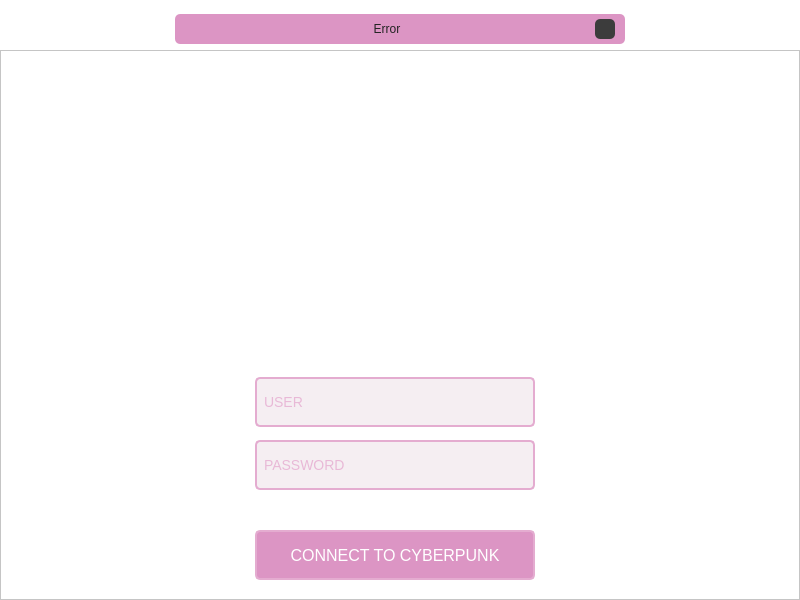
<?xml version="1.0" encoding="UTF-8"?>
<ui version="4.0">
 <class>MainWindow</class>
 <widget class="QMainWindow" name="MainWindow">
  <property name="geometry">
   <rect>
    <x>0</x>
    <y>0</y>
    <width>800</width>
    <height>600</height>
   </rect>
  </property>
  <property name="windowTitle">
   <string>MainWindow</string>
  </property>
  <widget class="QWidget" name="centralwidget">
   <property name="styleSheet">
    <string notr="true">background-color: rgb(255, 255, 255)</string>
   </property>
   <layout class="QVBoxLayout" name="verticalLayout">
    <property name="leftMargin">
     <number>0</number>
    </property>
    <property name="rightMargin">
     <number>0</number>
    </property>
    <property name="bottomMargin">
     <number>0</number>
    </property>
    <item>
     <widget class="QFrame" name="top_bar">
      <property name="maximumSize">
       <size>
        <width>16777215</width>
        <height>35</height>
       </size>
      </property>
      <property name="styleSheet">
       <string notr="true"/>
      </property>
      <property name="frameShape">
       <enum>QFrame::NoFrame</enum>
      </property>
      <property name="frameShadow">
       <enum>QFrame::Raised</enum>
      </property>
      <layout class="QHBoxLayout" name="horizontalLayout_2">
       <property name="spacing">
        <number>0</number>
       </property>
       <property name="leftMargin">
        <number>0</number>
       </property>
       <property name="topMargin">
        <number>5</number>
       </property>
       <property name="rightMargin">
        <number>0</number>
       </property>
       <property name="bottomMargin">
        <number>0</number>
       </property>
       <item>
        <widget class="QFrame" name="frame_error">
         <property name="maximumSize">
          <size>
           <width>450</width>
           <height>16777215</height>
          </size>
         </property>
         <property name="styleSheet">
          <string notr="true">background-color: #dc95c4;
border-radius: 5px;</string>
         </property>
         <property name="frameShape">
          <enum>QFrame::StyledPanel</enum>
         </property>
         <property name="frameShadow">
          <enum>QFrame::Raised</enum>
         </property>
         <layout class="QHBoxLayout" name="horizontalLayout_3">
          <property name="leftMargin">
           <number>10</number>
          </property>
          <property name="topMargin">
           <number>3</number>
          </property>
          <property name="rightMargin">
           <number>10</number>
          </property>
          <property name="bottomMargin">
           <number>3</number>
          </property>
          <item>
           <widget class="QLabel" name="label_error">
            <property name="styleSheet">
             <string notr="true">color: rgb(35, 35, 35);</string>
            </property>
            <property name="text">
             <string>Error</string>
            </property>
            <property name="alignment">
             <set>Qt::AlignCenter</set>
            </property>
           </widget>
          </item>
          <item>
           <widget class="QPushButton" name="pushButton_close_pupup">
            <property name="maximumSize">
             <size>
              <width>20</width>
              <height>20</height>
             </size>
            </property>
            <property name="styleSheet">
             <string notr="true">QPushButton {
	border-radius: 5px;	
	background-image: url(:/Salir/images/cil-x.png);
	background-position: center;	
	background-color: rgb(60, 60, 60);
}
QPushButton:hover {
	background-color: rgb(50, 50, 50);	
	color: rgb(200, 200, 200);
}
QPushButton:pressed {
	background-color: rgb(35, 35, 35);	
	color: rgb(200, 200, 200);
}</string>
            </property>
            <property name="text">
             <string/>
            </property>
           </widget>
          </item>
         </layout>
        </widget>
       </item>
      </layout>
     </widget>
    </item>
    <item>
     <widget class="QFrame" name="content">
      <property name="styleSheet">
       <string notr="true">background-image: url(:/Fondo/images/fondo.jpg);
background-repeat: no-repeat;
background-position: center;
</string>
      </property>
      <property name="frameShape">
       <enum>QFrame::StyledPanel</enum>
      </property>
      <property name="frameShadow">
       <enum>QFrame::Raised</enum>
      </property>
      <widget class="QFrame" name="login_area">
       <property name="geometry">
        <rect>
         <x>170</x>
         <y>0</y>
         <width>441</width>
         <height>541</height>
        </rect>
       </property>
       <property name="maximumSize">
        <size>
         <width>450</width>
         <height>550</height>
        </size>
       </property>
       <property name="styleSheet">
        <string notr="true">background: transparent;
border-radius: 10px;</string>
       </property>
       <property name="frameShape">
        <enum>QFrame::NoFrame</enum>
       </property>
       <property name="frameShadow">
        <enum>QFrame::Raised</enum>
       </property>
       <widget class="QFrame" name="logo">
        <property name="geometry">
         <rect>
          <x>40</x>
          <y>0</y>
          <width>361</width>
          <height>311</height>
         </rect>
        </property>
        <property name="styleSheet">
         <string notr="true">background-image: url(:/Logo/images/logo.png);
background-repeat: no-repeat;
background-position: center;</string>
        </property>
        <property name="frameShape">
         <enum>QFrame::StyledPanel</enum>
        </property>
        <property name="frameShadow">
         <enum>QFrame::Raised</enum>
        </property>
       </widget>
       <widget class="QLineEdit" name="lineEdit_user">
        <property name="geometry">
         <rect>
          <x>85</x>
          <y>327</y>
          <width>280</width>
          <height>50</height>
         </rect>
        </property>
        <property name="font">
         <font>
          <family>Arial,sans-serif</family>
          <pointsize>-1</pointsize>
         </font>
        </property>
        <property name="styleSheet">
         <string notr="true">QLineEdit {
    border: 2px solid #e4acd0; /* Borde */
    border-radius: 5px;
    padding: 5px;
    background-color: #f5eef2; /* Fondo */
    color: #dc84bc; /* Color del texto */
    font-family: Arial, sans-serif;
    font-size: 14px;
}
QLineEdit:hover {
	border: 2px solid rgb(255, 255, 255);
}
QLineEdit:focus {
    border: 2px solid #dc84bc; /* Borde al enfocar */
}</string>
        </property>
        <property name="maxLength">
         <number>32</number>
        </property>
        <property name="placeholderText">
         <string>USER</string>
        </property>
       </widget>
       <widget class="QLineEdit" name="lineEdit_password">
        <property name="geometry">
         <rect>
          <x>85</x>
          <y>390</y>
          <width>280</width>
          <height>50</height>
         </rect>
        </property>
        <property name="font">
         <font>
          <family>Arial,sans-serif</family>
          <pointsize>-1</pointsize>
         </font>
        </property>
        <property name="styleSheet">
         <string notr="true">QLineEdit {
    border: 2px solid #e4acd0; /* Borde */
    border-radius: 5px;
    padding: 5px;
    background-color: #f5eef2; /* Fondo */
    color: #dc84bc; /* Color del texto */
    font-family: Arial, sans-serif;
    font-size: 14px;
}
QLineEdit:hover {
	border: 2px solid rgb(255, 255, 255);
}
QLineEdit:focus {
    border: 2px solid #dc84bc; /* Borde al enfocar */
}</string>
        </property>
        <property name="maxLength">
         <number>16</number>
        </property>
        <property name="echoMode">
         <enum>QLineEdit::Password</enum>
        </property>
        <property name="placeholderText">
         <string>PASSWORD</string>
        </property>
       </widget>
       <widget class="QPushButton" name="pushButton_login">
        <property name="geometry">
         <rect>
          <x>85</x>
          <y>480</y>
          <width>280</width>
          <height>50</height>
         </rect>
        </property>
        <property name="styleSheet">
         <string notr="true">QPushButton {
    border: 2px solid #e4acd0;
    border-radius: 5px;
    padding: 8px 16px;
    background-color: #dc95c4; /* Fondo */
    color: #ffffff; /* Color del texto */
    font-family: Arial, sans-serif;
    font-size: 16px;
}

QPushButton:hover {
    background-color: #dc84bc; /* Fondo al pasar el cursor */
}

QPushButton:pressed {
    background-color: #d484b4; /* Fondo al presionar */
}</string>
        </property>
        <property name="text">
         <string>CONNECT TO CYBERPUNK</string>
        </property>
       </widget>
      </widget>
     </widget>
    </item>
   </layout>
  </widget>
 </widget>
 <resources>
  <include location="login_rc.qrc"/>
 </resources>
 <connections/>
</ui>
